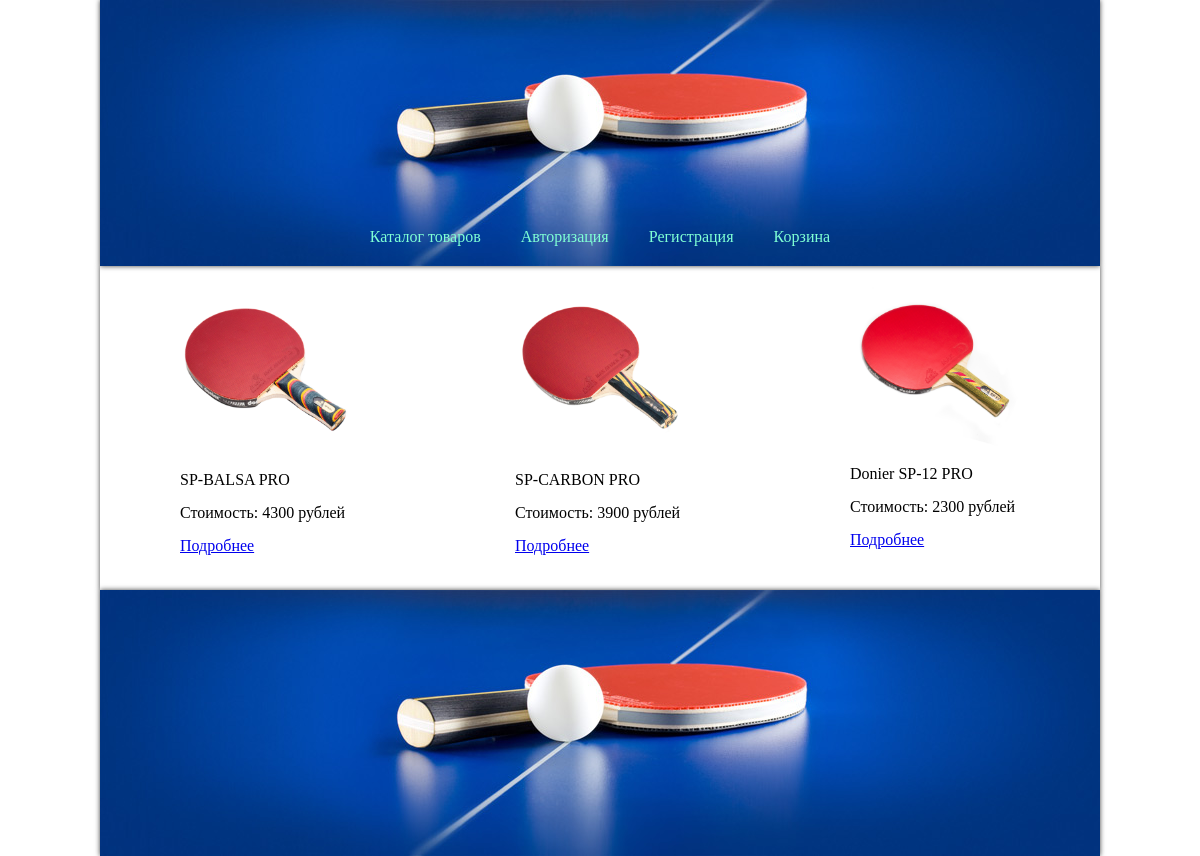
The page / on the database its author committed.
### tables this page shows
CREATE TABLE `item` (
  `id` int(11) NOT NULL,
  `name` varchar(255) NOT NULL,
  `path` varchar(255) NOT NULL,
  `price` int(11) NOT NULL,
  `desk` text NOT NULL
);

### controlls/C_Page.php (called while the page is built, shortened)
<?php
include_once 'C_Base.php';
include_once './models/M_Goods.php';
include_once './models/M_Db.php';
class C_Page extends C_Base
{
	public function action_index(){
		$this->title = 'Каталог товаров';
        $goods = new M_Goods();
        $query = $goods ->goodsAll();
		$this->content = $this->Template('views/v_index.php', array('query' => $query));
	}
}

### models/M_Goods.php (called while the page is built, shortened)
<?php
include_once 'M_Db.php';
class M_Goods
{
    public function goodsAll()
    {
        $connect = new M_Db();
        $sql = "SELECT * FROM `item`";
        $res = $connect->select($sql);
        return $res;
    }
}

### models/M_Db.php (called while the page is built, shortened)
<?php
class M_Db
{
    protected static $instance = null;
    private static function instance() {
        if (self::$instance === null) {
            $opt = array(
                \PDO::ATTR_ERRMODE => \PDO::ERRMODE_EXCEPTION,
                \PDO::ATTR_DEFAULT_FETCH_MODE => \PDO::FETCH_ASSOC,
                \PDO::ATTR_EMULATE_PREPARES => TRUE,
            );
            $dsn = 'mysql:host=' . self::HOST . ';dbname=' . self::DB . ';charset=' . self::CHARSET;
            self::$instance = new PDO($dsn, self::LOGIN, self::PASSWORD, $opt);
        }
        return self::$instance;
    }
    private static function sql($sql, $args = []) {
        $stmt = self::instance()->prepare($sql);
        $stmt->execute($args);
        return $stmt;
    }
    public static function select($sql, $args = []) {
        return self::sql($sql, $args)->fetchAll();
    }
}

### controlls/C_Controller.php (called while the page is built, shortened)
<?php
abstract class C_Controller
{
	public function Request($action)
	{
		$this->$action();
		$this->render();
	}
	protected function Template($fileName, $vars = array())
	{
		include "$fileName";
		return ob_get_clean();
	}
}

### index.php (called while the page is built, shortened)
<?php
$action = 'action_';
$action .= (isset($_GET['act'])) ? $_GET['act'] : 'index';
switch ($_GET['c'])
{
	default:
		$controller = new C_Page();
}
$controller->Request($action);

### views/v_index.php (the view)
<?foreach ($query as $data):?>
<div class="content-item">
    <img src="<?= $data['path'] ?>" alt="<?= $data['name'] ?>" class="content__img">
    <p class="content__name"><?= $data['name'] ?></p>
    <p class="content__price">Стоимость: <?= $data['price'] ?> рублей</p>
    <a href="index.php?id=<?= $data['id'] ?>&act=item">Подробнее</a>
</div>
<? endforeach; ?>

### views/v_main.php (shortened to what this page needs)
<!doctype html>
<html lang="en">
<head>
	<link rel="stylesheet" type="text/css" media="screen" href="views/style.css" />
</head>
<body>
<header>
    <nav>
        <? if($_SESSION['login']): ?>
            <a href="index.php?c=lk&act=view">Личный кабинет</a>
            <a href="index.php">Каталог товаров</a>
            <a href="index.php?c=basket&act=get">Корзина</a>
        <? else: ?>
            <a href="index.php">Каталог товаров</a>
            <a href="index.php?c=users&act=auth">Авторизация</a>
            <a href="index.php?c=users&act=reg">Регистрация</a>
            <a href="index.php?c=basket&act=all">Корзина</a>
        <? endif; ?>
    </nav>
</header>
<div class="main">
    <div class="content">
        <?=$content?>
    </div>
</div>
	<footer></footer>
</body>
</html>

### controlls/C_Base.php
<?php
include_once ('C_Controller.php');
abstract class C_Base extends C_Controller
{
	protected $title;
	protected $content;
	protected function before()
	{
		$this->title = 'Главная страница';
		$this->content = '';
	}
	public function render()
	{
		$vars = array('title' => $this->title, 'content' => $this->content);
		$page = $this->Template('views/v_main.php', $vars);
		echo $page;
	}
}

### views/style.css (style rules this page uses)
* { margin: 0; padding: 0; }
body { height: 100%; }
header { min-height: 266px; max-width: 1000px; margin: 0 auto; box-shadow: 0px 0px 5px 0px rgba(0,0,0,0.75); display: flex; justify-content: center; align-items: flex-end; background: url("../assets/images/bg.jpg") no-repeat; position: relative; }
nav { margin-bottom: 20px; display: flex; justify-content: center; align-items: center; }
header a { text-decoration: none; display: block; color: aquamarine; padding: 0 20px; }
p, img { margin-bottom: 15px; }
.main { max-width: 1000px; margin: 0 auto; box-shadow: 0px 0px 5px 0px rgba(0,0,0,0.75); }
.content { display: flex; justify-content: space-between; align-items: flex-start; flex-wrap: wrap; }
.content-item { padding: 20px 8%; width: 17%; display: flex; justify-content: center; flex-direction: column; margin-bottom: 15px; }
.content__img { width: 100%; }
footer { display: flex; justify-content: center; align-items: center; background-color: aquamarine; min-height: 266px; max-width: 1000px; margin: 0 auto; box-shadow: 0px 0px 5px 0px rgba(0,0,0,0.75); background: url("../assets/images/bg.jpg") no-repeat; }

### rows shown on the page
item: path (picture), name "SP-BALSA PRO", price "4300"
item: path (picture), name "SP-CARBON PRO", price "3900"
item: path (picture), name "Donier SP-12 PRO", price "2300"
